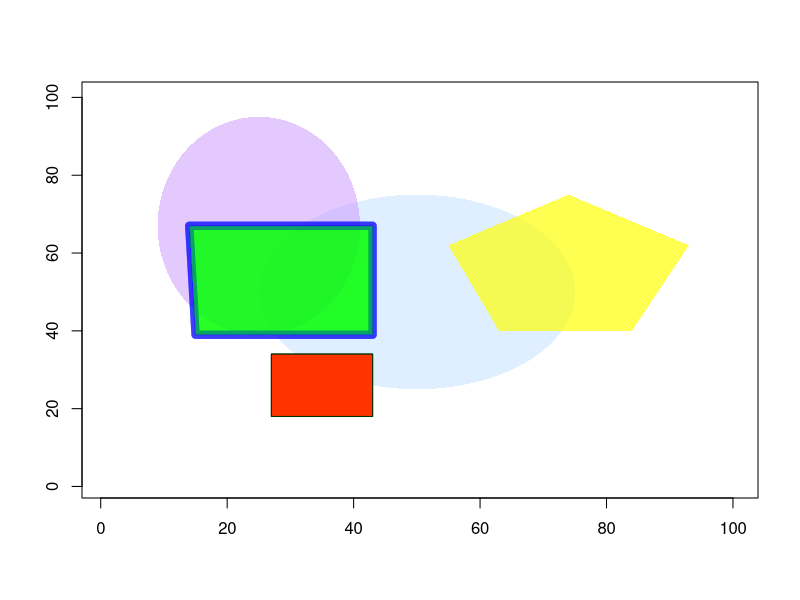

Recreate this plot in R.
## ---- chunk 1

plot (1:2,type="n",xlim=c(1,100),ylim=c(1,100),xlab="",ylab="")
angles<-seq(0,2*pi,length=1000)
polygon(50+25*cos(angles),50+25*sin(angles),col="#99CCFF50",border="NA")
polygon(25+16*cos(angles),67+28*sin(angles),col="#CC99FF50",border="NA")
polygon(25+16*cos(angles),67+28*sin(angles),col="#CC99FF50",border="NA")
polygon(c(15,43,43,14),c(39,39,67,67),col="#00FF0060",border="#0000FF60",lwd=8)
polygon(c(15,43,43,14),c(39,39,67,67),col="#00FF0060",border="#0000FF60",lwd=8)
polygon(c(15,43,43,14),c(39,39,67,67),col="#00FF0060",border="#0000FF60",lwd=8)
polygon(c(15,43,43,14),c(39,39,67,67),col="#00FF0060",border="#0000FF60")
polygon(c(27,43,43,27),c(18,18,34,34),col="#FF3300",border="#003300")
polygon(c(27,43,43,27),c(18,18,34,34),col="#FF3300",border="#003300")
polygon(c(27,43,43,27),c(18,18,34,34),col="#FF3300",border="#003300")
polygon(c(63,84,93,74,55),c(40,40,62,75,62),col="#FFFF0050",border="NA")
polygon(c(63,84,93,74,55),c(40,40,62,75,62),col="#FFFF0050",border="NA")
polygon(c(63,84,93,74,55),c(40,40,62,75,62),col="#FFFF0050",border="NA")
